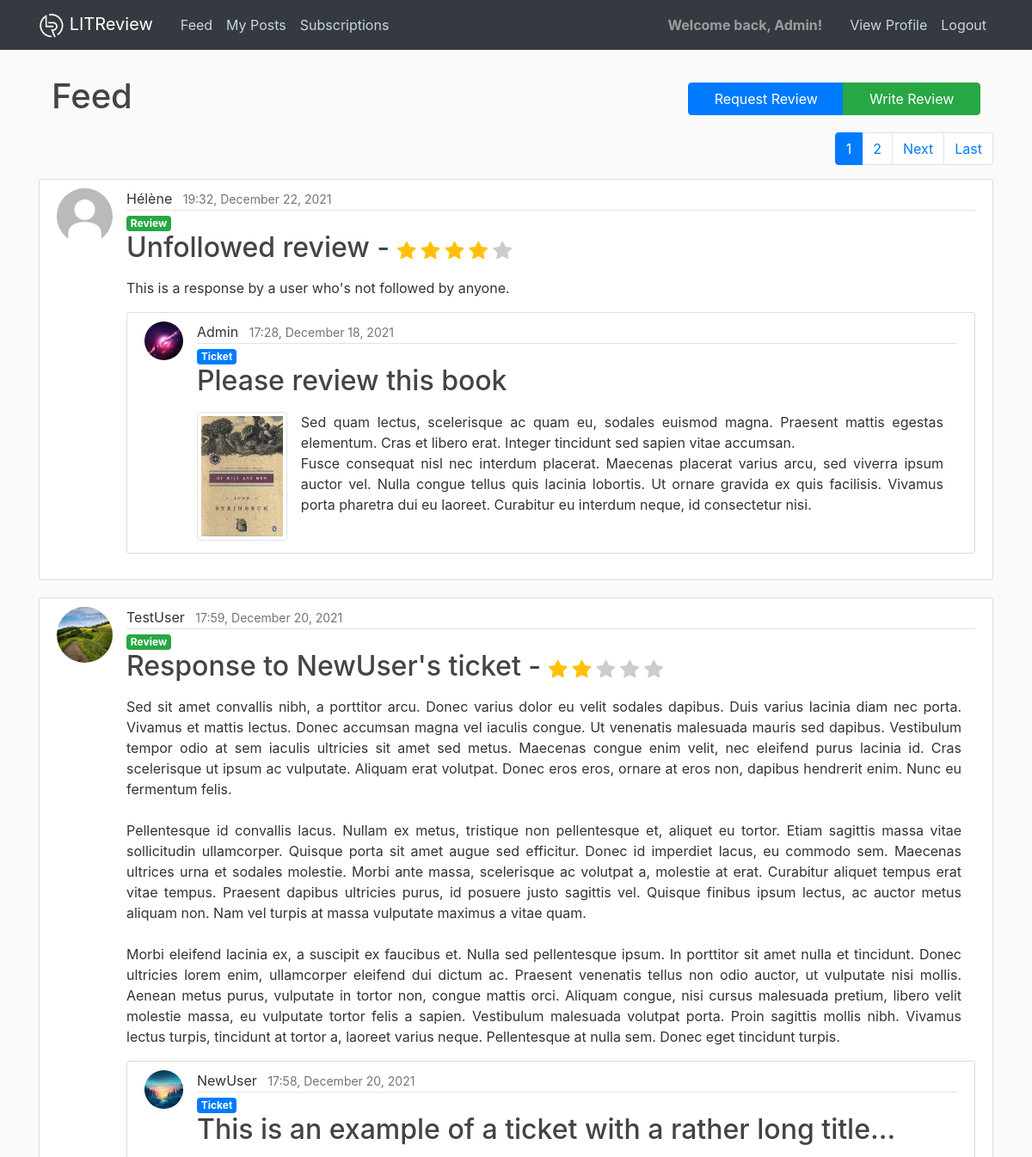
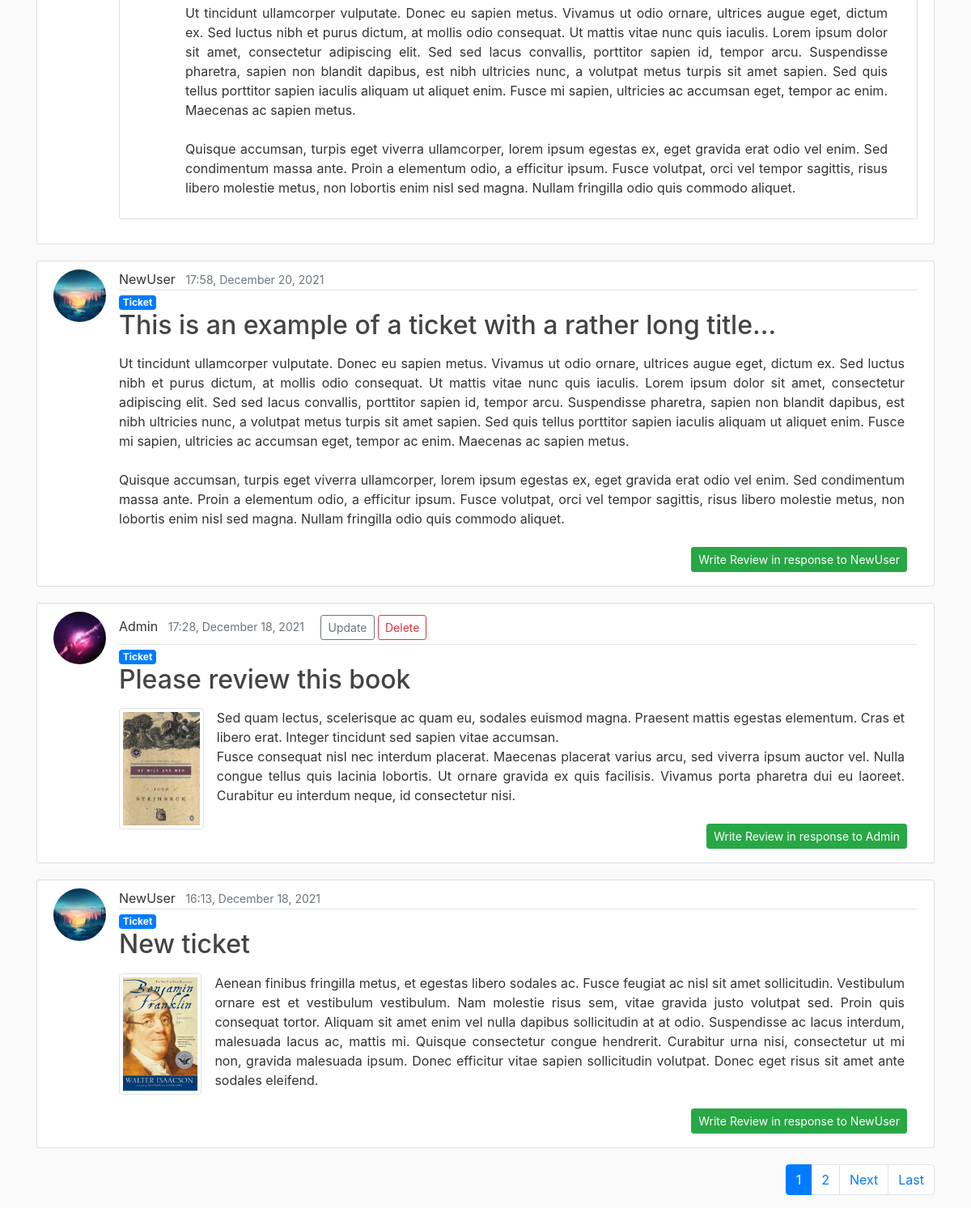
The app's page / (signed in) with its own data (2 pictures, top to bottom).
### reviews/models.py (models this page shows, shortened)
class Review(models.Model):
    ticket = models.ForeignKey(to=Ticket, on_delete=models.CASCADE)
    rating = models.PositiveSmallIntegerField(validators=[MinValueValidator(1), MaxValueValidator(5)])
    headline = models.CharField(max_length=128)
    body = models.TextField(max_length=8192, blank=True)
    user = models.ForeignKey(
        to=settings.AUTH_USER_MODEL, on_delete=models.CASCADE)
    time_created = models.DateTimeField(default=timezone.now)

class Ticket(models.Model):
    title = models.CharField(max_length=128)
    description = models.TextField(max_length=2048, blank=True)
    user = models.ForeignKey(
        to=settings.AUTH_USER_MODEL, on_delete=models.CASCADE)
    time_created = models.DateTimeField(default=timezone.now)
    image = models.ImageField(blank=True, null=True, upload_to='reviews_img')
    if image:
        def save(self, *args, **kwargs):
            super().save()
            img = ImageOps.contain(
                Image.open(self.image.path),
                (200, 200),
                method=3
            )
            img.save(self.image.path)

### users/models.py (models this page shows, shortened)
class Profile(models.Model):
    user = models.OneToOneField(User, on_delete=models.CASCADE)
    image = models.ImageField(default='default.jpg', upload_to='profile_pics')

### reviews/views.py (the view)
# urls.py: path('', views.feed, name='reviews-feed'),
@login_required
def feed(request):
    reviews = get_user_viewable_reviews(request.user)
    reviews = reviews.annotate(content_type=Value('REVIEW', CharField()))
    tickets = get_user_viewable_tickets(request.user)
    tickets = tickets.annotate(content_type=Value('TICKET', CharField()))
    posts_list = sorted(chain(reviews, tickets), key=lambda post: post.time_created, reverse=True)
    if posts_list:
        paginator = Paginator(posts_list, 5)
        page = request.GET.get('page')
        posts = paginator.get_page(page)
    else:
        posts = None
    context = {
        'posts': posts,
        'title': 'Feed',
    }
    return render(request, 'reviews/feed.html', context)

### reviews/utils.py (called while the page is built)
def get_user_viewable_reviews(user: User):
    user_follows = UserFollow.objects.filter(user=user)
    followers = [user]
    for follow in user_follows:
        followers.append(follow.followed_user)
    reviews = []
    all_reviews = Review.objects.filter(user__in=followers).distinct()
    for review in all_reviews:
        reviews.append(review.id)
    user_tickets = Ticket.objects.filter(user=user)
    for ticket in user_tickets:
        review_responses = Review.objects.filter(ticket=ticket)
        for review in review_responses:
            reviews.append(review.id)
    return Review.objects.filter(id__in=reviews).distinct()

def get_user_viewable_tickets(user: User):
    user_follows = UserFollow.objects.filter(user=user)
    followers = [user]
    for follow in user_follows:
        followers.append(follow.followed_user)
    return Ticket.objects.filter(user__in=followers)

### reviews/templates/reviews/feed.html (shortened to what this page needs)
{% extends "reviews/_base.html" %}
{% load static %}
{% block content %}
<div class="container">
  <div class="row mb-2">
    <h1 class="col-8 py-2 mb-0">
      {% if posts %}
        {{ title }}
      {% endif %}
    </h1>
    <div class="btn-group col py-2 mt-2 mb-1" role="group">
      <a type="button" class="btn btn-primary" href="{% url 'ticket-new' %}">Request Review</a>
      <a type="button" class="btn btn-success" href="{% url 'review-new' %}">Write Review</a>
    </div>
  </div>
</div>
{% if posts %}
{% include 'reviews/_pagination.html' %}
{% for post in posts %}
  {% if post.content_type == 'REVIEW' %}
    {% include 'reviews/review_snippet.html' %}
  {% elif post.content_type == 'TICKET' %}
    {% include 'reviews/ticket_snippet.html' %}
  {% endif %}
{% endfor %}
{% endif %}
{% include 'reviews/_pagination.html' %}
{% endblock content %}

### reviews/templates/reviews/_base.html (shortened to what this page needs)
<!DOCTYPE html>
{% load static %}
<html lang="en">
<head>
  <link rel="stylesheet" href="https://cdn.jsdelivr.net/npm/bootstrap@4.6.1/dist/css/bootstrap.min.css"
>
  <link rel="stylesheet" href="https://cdn.jsdelivr.net/npm/bootstrap-icons@1.7.2/font/bootstrap-icons.css">
  <link rel="stylesheet" type="text/css" href="{% static 'reviews/css/main.css' %}?version=1">
</head>
<body>
<header class="site-header">
  <nav class="navbar navbar-expand-md navbar-dark bg-dark fixed-top">
    <div class="container">
      <a class="navbar-brand mr-4" href="{% url 'reviews-feed' %}">
        <img src="{% static 'reviews/img/logo_w.png' %}" width="30" height="30" alt="LITReview logo">
        LITReview
      </a>
      <div class="collapse navbar-collapse" id="navbarToggle">
        <div class="navbar-nav mr-auto">
          {% if user.is_authenticated %}
          <a class="nav-item nav-link" href="{% url 'reviews-feed' %}">Feed</a>
          <a class="nav-item nav-link" href="{% url 'user-posts' %}">My Posts</a>
          <a class="nav-item nav-link" href="{% url 'reviews-subs' %}">Subscriptions</a>
          {% endif %}
        </div>
        <div class="navbar-nav">
          {% if user.is_authenticated %}
          <span class="navbar-text mr-4"><strong>Welcome back, {{ user.username }}!</strong></span>
          <a class="nav-item nav-link" href="{% url 'profile' %}">View Profile</a>
          <a class="nav-item nav-link" href="{% url 'logout' %}">Logout</a>
          {% else %}
          <a class="nav-item nav-link" href="{% url 'login' %}">Login</a>
          <a class="nav-item nav-link" href="{% url 'register' %}">Register</a>
          {% endif %}
        </div>
      </div>
    </div>
  </nav>
</header>
<main role="main" class="container">
  <div class="row">
    <div class="col-lg">
      {% block content %}{% endblock %}
    </div>
  </div>
</main>
</body>
</html>

### reviews/templates/reviews/review_snippet.html (shortened to what this page needs)
<article class="media content-section">
  <img class="rounded-circle article-img" src="{{ post.user.profile.image.url }}">
  <div class="media-body">
    <div class="article-metadata">
      <p class="mr-2" style="display: inline; color: #333333">{{ post.user }}</p>
      <small class="text-muted">{{ post.time_created|date:"H:i, F d, Y" }}</small>
    </div>
    <h6 class="mb-0"><span class="badge badge-success">Review</span></h6>
    <h2 class="mt-0">{{ post.headline }} -
      <p class="star-rating-{{ post.rating }}" style="font-size: 22px; color: #cccccc; display:inline">
        <i class="bi bi-star-fill"></i>
        <i class="bi bi-star-fill"></i>
        <i class="bi bi-star-fill"></i>
        <i class="bi bi-star-fill"></i>
        <i class="bi bi-star-fill"></i>
      </p>
    </h2>
    <div class="review-body">
      <p class="article-content text-justify mt-3 mr-3">{{ post.body }}</p>
    </div>
    <article class="media content-section">
      <img class="rounded-circle article-img" src="{{ post.ticket.user.profile.image.url }}" style="height:45px; width:45px">
      <div class="media-body">
        <div class="article-metadata">
          <p class="mr-2 mb-0" style="display: inline">{{ post.ticket.user }}</p>
          <small class="text-muted">{{ post.ticket.time_created|date:"H:i, F d, Y" }}</small>
        </div>
        <h6 class="mb-0"><span class="badge badge-primary">Ticket</span></h6>
        <h2 class="mt-0">{{ post.ticket.title }}</h2>
        <div class="ticket-description">
          {% if post.ticket.image %}
          <img class="img-thumbnail float-left mb-1 mr-3" style="height:150px" src="{{ post.ticket.image.url }}" alt="{{ post.ticket.title }}">
          {% endif %}
          <p class="article-content text-justify mt-3 mr-3">{{ post.ticket.description }}</p>
        </div>
      </div>
    </article>
  </div>
</article>

### reviews/templates/reviews/ticket_snippet.html
<article class="media content-section">
  <img class="rounded-circle article-img" src="{{ post.user.profile.image.url }}">
  <div class="media-body">
    <div class="article-metadata">
      <p class="mr-2 mb-0" style="display: inline">{{ post.user }}</p>
      <small class="text-muted">{{ post.time_created|date:"H:i, F d, Y" }}</small>
      {% if post.user == user %}
        <a class="btn btn-outline-secondary btn-sm mt-1 mb-1 ml-3" href="{% url 'ticket-update' post.id %}">Update</a>
        <a class="btn btn-outline-danger btn-sm mt-1 mb-1" href="{% url 'ticket-delete' post.id %}">Delete</a>
      {% endif %}
    </div>
    <h6 class="mb-0"><span class="badge badge-primary">Ticket</span></h6>
    <h2 class="mt-0">{{ post.title }}</h2>
    <div class="ticket-description">
      {% if post.image %}
      <img class="img-thumbnail float-left mb-1 mr-3" style="height:150px" src="{{ post.image.url }}" alt="{{ post.title }}"> {% endif %}
      <p class="article-content text-justify mt-3 mr-3">{{ post.description }}</p>
    </div>
    <div class="btn float-right mt-0">
      <a type="button" class="btn btn-success btn-sm" href="{% url 'response-review' post.id %}">Write Review in response to {{ post.user }}</a>
    </div>
  </div>
</article>

### reviews/static/reviews/css/main.css (style rules this page uses)
body { background: #fafafa; color: #333333; margin-top: 5rem; }
h1, h2, h3, h4, h5, h6 { color: #444444; }
.site-header .navbar-nav .nav-link { color: #cbd5db; }
.content-section { background: #ffffff; padding: 10px 20px; border: 1px solid #dddddd; border-radius: 3px; margin-bottom: 20px; }
.star-rating-2 i:first-child, .star-rating-2 i:first-child+i { color: #ffc107; }
.star-rating-4 i:first-child, .star-rating-4 i:first-child+i, .star-rating-4 i:first-child+i+i, .star-rating-4 i:first-child+i+i+i { color: #ffc107; }
.article-content { white-space: pre-line; }
.article-img { height: 65px; width: 65px; margin-right: 16px; }
.article-metadata { padding-bottom: 1px; margin-bottom: 4px; border-bottom: 1px solid #e3e3e3 }

### records on screen
Review: user.profile.image (placeholder picture), user "Hélène", time_created "19:32, December 22, 2021", headline "Unfollowed review", body "This is a response by a user who's not followed by anyone.", ticket.user.profile.image (picture), ticket.user "Admin", ticket.time_created "17:28, December 18, 2021", ticket "Please review this book", ticket.image (picture), ticket.description "Sed quam lectus, scelerisque ac quam eu, sodales euismod magna. Praesent mattis egestas elementum. Cras et libero erat. Integer tincidunt sed sapien vitae accumsan. Fusce consequat nisl nec interdum placerat. Maecenas placerat varius arcu, sed viverra ipsum auctor vel. Nulla congue tellus quis lacinia lobortis. Ut ornare gravida ex quis facilisis. Vivamus porta pharetra dui eu laoreet. Curabitur eu interdum neque, id consectetur nisi."
Review: user.profile.image (picture), user "TestUser", time_created "17:59, December 20, 2021", headline "Response to NewUser's ticket", body "Sed sit amet convallis nibh, a porttitor arcu. Donec varius dolor eu velit sodales dapibus. Duis varius lacinia diam nec porta. Vivamus et mattis lectus. Donec accumsan magna vel iaculis congue. Ut venenatis malesuada mauris sed dapibus. Vestibulum tempor odio at sem iaculis ultricies sit amet sed metus. Maecenas congue enim velit, nec eleifend purus lacinia id. Cras scelerisque ut ipsum ac vulputate. Aliquam erat volutpat. Donec eros eros, ornare at eros non, dapibus hendrerit enim. Nunc eu fermentum felis. Pellentesque id convallis lacus. Nullam ex metus, tristique non pellentesque et, aliquet eu tortor. Etiam sagittis massa vitae sollicitudin ullamcorper. Quisque porta sit amet augue sed…", ticket.user.profile.image (picture), ticket.user "NewUser", ticket.time_created "17:58, December 20, 2021", ticket "This is an example of a ticket with a rather long title...", ticket.description "Ut tincidunt ullamcorper vulputate. Donec eu sapien metus. Vivamus ut odio ornare, ultrices augue eget, dictum ex. Sed luctus nibh et purus dictum, at mollis odio consequat. Ut mattis vitae nunc quis iaculis. Lorem ipsum dolor sit amet, consectetur adipiscing elit. Sed sed lacus convallis, porttitor sapien id, tempor arcu. Suspendisse pharetra, sapien non blandit dapibus, est nibh ultricies nunc, a volutpat metus turpis sit amet sapien. Sed quis tellus porttitor sapien iaculis aliquam ut aliquet enim. Fusce mi sapien, ultricies ac accumsan eget, tempor ac enim. Maecenas ac sapien metus. Quisque accumsan, turpis eget viverra ullamcorper, lorem ipsum egestas ex, eget gravida erat odio vel…"
Ticket: user.profile.image (picture), user "NewUser", time_created "17:58, December 20, 2021", title "This is an example of a ticket with a rather long title...", description "Ut tincidunt ullamcorper vulputate. Donec eu sapien metus. Vivamus ut odio ornare, ultrices augue eget, dictum ex. Sed luctus nibh et purus dictum, at mollis odio consequat. Ut mattis vitae nunc quis iaculis. Lorem ipsum dolor sit amet, consectetur adipiscing elit. Sed sed lacus convallis, porttitor sapien id, tempor arcu. Suspendisse pharetra, sapien non blandit dapibus, est nibh ultricies nunc, a volutpat metus turpis sit amet sapien. Sed quis tellus porttitor sapien iaculis aliquam ut aliquet enim. Fusce mi sapien, ultricies ac accumsan eget, tempor ac enim. Maecenas ac sapien metus. Quisque accumsan, turpis eget viverra ullamcorper, lorem ipsum egestas ex, eget gravida erat odio vel…"
Ticket: user.profile.image (picture), user "Admin", time_created "17:28, December 18, 2021", shows "Update", title "Please review this book", image (picture), description "Sed quam lectus, scelerisque ac quam eu, sodales euismod magna. Praesent mattis egestas elementum. Cras et libero erat. Integer tincidunt sed sapien vitae accumsan. Fusce consequat nisl nec interdum placerat. Maecenas placerat varius arcu, sed viverra ipsum auctor vel. Nulla congue tellus quis lacinia lobortis. Ut ornare gravida ex quis facilisis. Vivamus porta pharetra dui eu laoreet. Curabitur eu interdum neque, id consectetur nisi."
Ticket: user.profile.image (picture), user "NewUser", time_created "16:13, December 18, 2021", title "New ticket", image (picture), description "Aenean finibus fringilla metus, et egestas libero sodales ac. Fusce feugiat ac nisl sit amet sollicitudin. Vestibulum ornare est et vestibulum vestibulum. Nam molestie risus sem, vitae gravida justo volutpat sed. Proin quis consequat tortor. Aliquam sit amet enim vel nulla dapibus sollicitudin at at odio. Suspendisse ac lacus interdum, malesuada lacus ac, mattis mi. Quisque consectetur congue hendrerit. Curabitur urna nisi, consectetur ut mi non, gravida malesuada ipsum. Donec efficitur vitae sapien sollicitudin volutpat. Donec eget risus sit amet ante sodales eleifend."

### other values on screen
{{ user.username }} "Admin"
{{ title }} "Feed"
{{ num }} "1" "1"
{{ num }} "2" "2"
